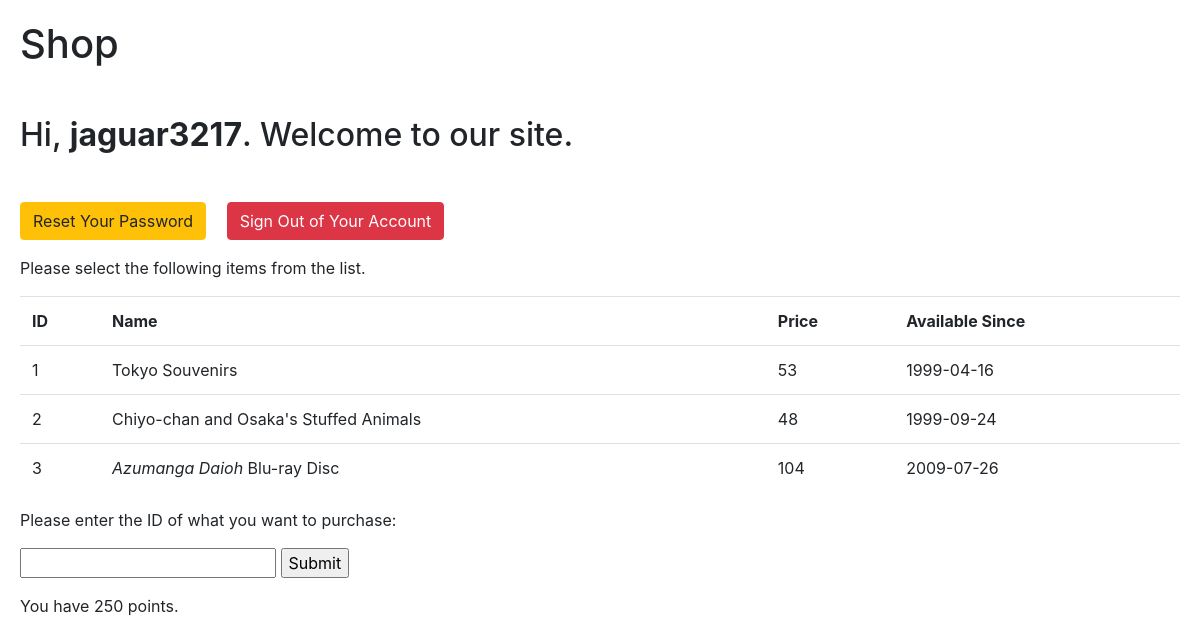
/index.php (signed in), run on the app's committed database.
### tables this page shows
CREATE TABLE `items` (
  `ID` int NOT NULL,
  `Name` text NOT NULL,
  `Price` int NOT NULL,
  `Available Since` date NOT NULL
);

CREATE TABLE `users_money` (
  `ID` int NOT NULL,
  `Balance` int NOT NULL
);

### html/index.php (the view, shortened to what this page needs)
<!DOCTYPE html>
<html>
    <head>
        <link rel="stylesheet" href="https://stackpath.bootstrapcdn.com/bootstrap/4.5.2/css/bootstrap.min.css">
    </head>
    <body>
        <div class="wrapper">
        <h1>Shop</h1>
        <h2 class="my-5">Hi, <b><?php echo htmlspecialchars($_SESSION["username"]); ?></b>. Welcome to our site.</h2>
    <p>
        <a href="reset-password.php" class="btn btn-warning">Reset Your Password</a>
        <a href="logout.php" class="btn btn-danger ml-3">Sign Out of Your Account</a>
    </p>
        <p>Please select the following items from the list.</p>
        <?php
            $servername = 'localhost';
            $username = 'root';
            $password = 'G4M3RZ_Rock';
            $dbname = 'shop';
            $conn = new mysqli($servername, $username, $password, $dbname);
            $sql = "SELECT ID, `Name`, `Price`, `Available Since` FROM items";
            $result = $conn->query($sql);
            if ($result->num_rows > 0)
            {
                echo "<table class='table'><tr><th>ID</th><th>Name</th><th>Price</th><th>Available Since</th></tr>";
                while ($row = $result->fetch_assoc())
                    echo "<tr><td>" . $row["ID"]. "</td><td>" . $row["Name"]. "</td><td>" . $row["Price"]. "</td><td>" . $row["Available Since"]. "</td></tr>";
                echo "</table>";
            }
            else echo "No results.";
        ?>
        <p>Please enter the ID of what you want to purchase: <form action="/purchase.php" method="post"><input type="text" name="id"> <input type="submit"></form></p>
        <p>You have <?php
            $sql = "SELECT ID, Balance FROM users_money";
            $result = $conn->query($sql);
            if ($result->num_rows > 0)
                while ($row = $result->fetch_assoc())
                    if ($row["ID"] == $_SESSION["id"])
                        echo $row["Balance"];
        ?> points.</p>
        </div>
    </body>
</html>

### html/index.php (style rules this page uses)
.wrapper { padding: 20px 20px 20px 20px; }

### data on the page
items: ID "1", Name "Tokyo Souvenirs", Price "53", Available Since "1999-04-16"
items: ID "2", Name "Chiyo-chan and Osaka's Stuffed Animals", Price "48", Available Since "1999-09-24"
items: ID "3", Name "Azumanga Daioh Blu-ray Disc", Price "104", Available Since "2009-07-26"
users_money: Balance "250"

### other printed values
$_SESSION["username"] "jaguar3217"
